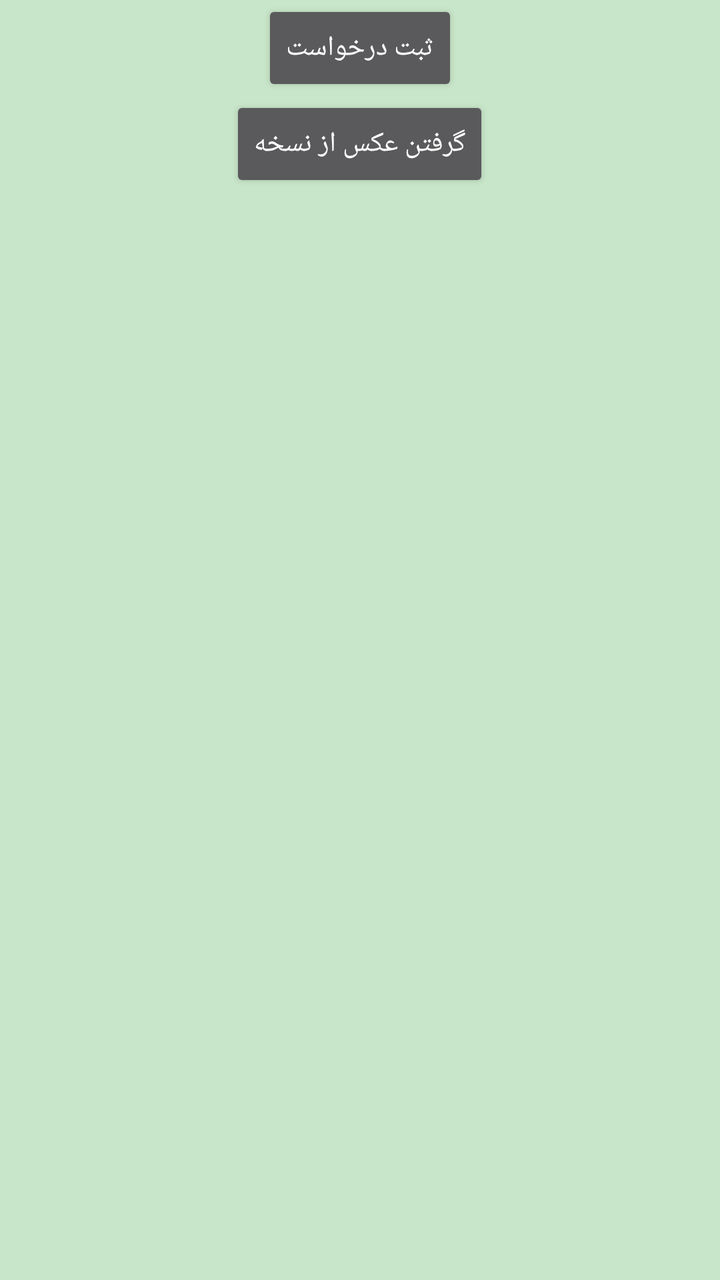
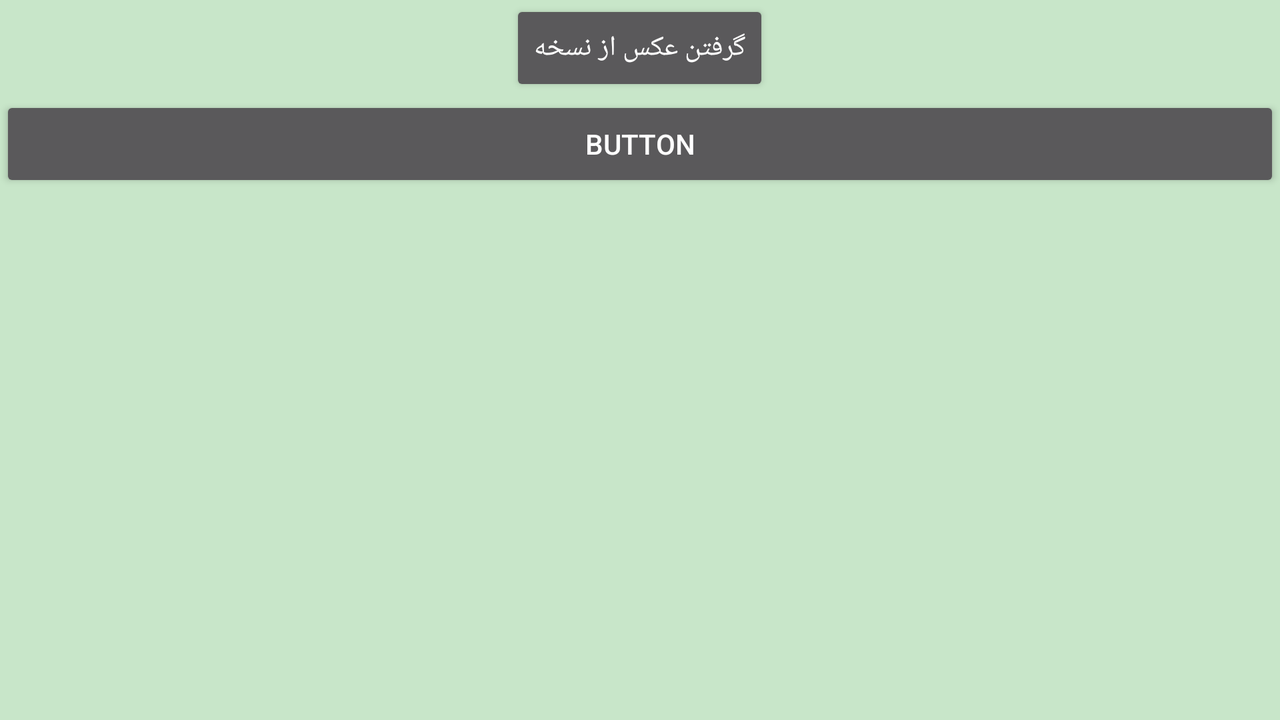

An Android layout and its configuration variant, each rendered on a device that would load it. The default file and the variant file are quoted in full after the pictures.
<!-- AndroidManifest.xml: application theme AppTheme.Dark -->
<!-- res/layout/main.xml -->
<?xml version="1.0" encoding="utf-8"?>
<LinearLayout xmlns:android="http://schemas.android.com/apk/res/android"
    android:orientation="vertical"
    android:layout_width="fill_parent"
    android:layout_height="fill_parent"
    android:background="@drawable/side_nav_bar"
    android:gravity="center_horizontal">
    <Button android:id="@+id/button1" android:layout_width="wrap_content" android:layout_height="wrap_content" android:text="ثبت درخواست"></Button>

    <Button
        android:text="گرفتن عکس از نسخه"
        android:layout_width="wrap_content"
        android:layout_height="wrap_content"
        android:id="@+id/button2"
        />

    <ImageView android:id="@+id/imageView1" android:layout_height="match_parent" android:src="@drawable/ic_menu_camera" android:layout_width="match_parent"></ImageView>

</LinearLayout>
<!-- resources referenced by this layout -->
<resources>
  <style name="AppTheme.Dark" parent="Theme.AppCompat.NoActionBar">
          <item name="colorPrimary">@color/primary</item>
          <item name="colorPrimaryDark">@color/primary_dark</item>
          <item name="colorAccent">@color/accent</item>
  
          <item name="android:windowBackground">@color/primary</item>
  
          <item name="colorControlNormal">#212121</item>
          <item name="colorControlActivated">#757575</item>
          <item name="colorControlHighlight">#757575</item>
          <item name="android:textColorHint">#212121</item>
  
          
      </style>
  <color name="primary">#c8e6c9</color>
  <color name="primary_dark">#4caf50</color>
  <color name="accent">#8bc34a</color>
</resources>
<!-- res/layout-land/main.xml (the repository's variant of the layout above) -->
<!-- drawn on the phone turned sideways -->
<?xml version="1.0" encoding="utf-8"?>
<LinearLayout xmlns:android="http://schemas.android.com/apk/res/android"
	android:orientation="vertical"
	android:layout_width="fill_parent"
	android:layout_height="fill_parent"
	android:gravity="center_horizontal">

	<Button android:id="@+id/button1" android:layout_width="wrap_content" android:layout_height="wrap_content" android:text="گرفتن عکس از نسخه"
		android:textAlignment="center"></Button>

	<ImageView android:id="@+id/imageView1" android:layout_height="wrap_content" android:src="@drawable/ic_menu_camera" android:layout_width="wrap_content"></ImageView>

	<Button
		android:text="Button"
		android:layout_width="match_parent"
		android:layout_height="wrap_content"
		android:id="@+id/button3" />

</LinearLayout>
